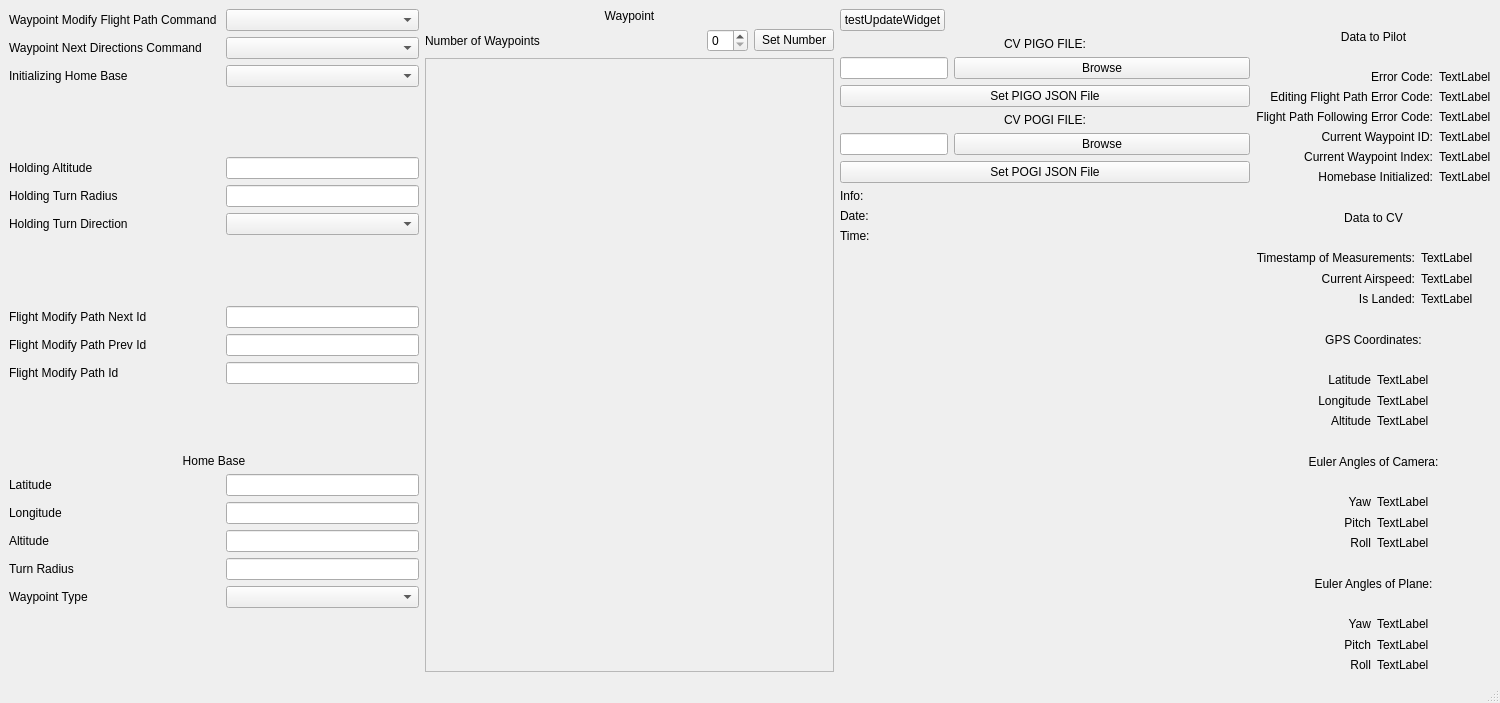
<?xml version="1.0" encoding="UTF-8"?>
<ui version="4.0">
 <class>MainWindow</class>
 <widget class="QMainWindow" name="MainWindow">
  <property name="geometry">
   <rect>
    <x>0</x>
    <y>0</y>
    <width>1500</width>
    <height>703</height>
   </rect>
  </property>
  <property name="windowTitle">
   <string>MainWindow</string>
  </property>
  <widget class="QWidget" name="centralwidget">
   <layout class="QHBoxLayout" name="horizontalLayout_4">
    <item>
     <layout class="QFormLayout" name="formLayout">
      <item row="1" column="0">
       <widget class="QLabel" name="label_3">
        <property name="text">
         <string>Waypoint Modify Flight Path Command </string>
        </property>
       </widget>
      </item>
      <item row="1" column="1">
       <widget class="QComboBox" name="waypointModifyFlightPathCommandBox">
        <item>
         <property name="text">
          <string/>
         </property>
        </item>
        <item>
         <property name="text">
          <string>0 - No Flight Path Edit</string>
         </property>
        </item>
        <item>
         <property name="text">
          <string>1 - Initialize Flight Path</string>
         </property>
        </item>
        <item>
         <property name="text">
          <string>2 - Append</string>
         </property>
        </item>
        <item>
         <property name="text">
          <string>3 - Insert</string>
         </property>
        </item>
        <item>
         <property name="text">
          <string>4 - Update</string>
         </property>
        </item>
        <item>
         <property name="text">
          <string>5 - Delete</string>
         </property>
        </item>
        <item>
         <property name="text">
          <string>6 - NUKE</string>
         </property>
        </item>
       </widget>
      </item>
      <item row="2" column="0">
       <widget class="QLabel" name="label_4">
        <property name="text">
         <string>Waypoint Next Directions Command </string>
        </property>
       </widget>
      </item>
      <item row="2" column="1">
       <widget class="QComboBox" name="waypointNextDirectionsCommandBox">
        <item>
         <property name="text">
          <string/>
         </property>
        </item>
        <item>
         <property name="text">
          <string>0 - Regular Path Following</string>
         </property>
        </item>
        <item>
         <property name="text">
          <string>1 - Toggle Holding</string>
         </property>
        </item>
       </widget>
      </item>
      <item row="3" column="0">
       <widget class="QLabel" name="label_5">
        <property name="text">
         <string>Initializing Home Base </string>
        </property>
       </widget>
      </item>
      <item row="3" column="1">
       <widget class="QComboBox" name="initializingHomeBaseBox">
        <item>
         <property name="text">
          <string/>
         </property>
        </item>
        <item>
         <property name="text">
          <string>0 - No</string>
         </property>
        </item>
        <item>
         <property name="text">
          <string>1 - Yes</string>
         </property>
        </item>
       </widget>
      </item>
      <item row="4" column="0">
       <spacer name="verticalSpacer">
        <property name="orientation">
         <enum>Qt::Vertical</enum>
        </property>
        <property name="sizeHint" stdset="0">
         <size>
          <width>20</width>
          <height>40</height>
         </size>
        </property>
       </spacer>
      </item>
      <item row="5" column="0">
       <widget class="QLabel" name="label_6">
        <property name="text">
         <string>Holding Altitude</string>
        </property>
       </widget>
      </item>
      <item row="5" column="1">
       <widget class="QLineEdit" name="holdingAltitudeEdit"/>
      </item>
      <item row="6" column="0">
       <widget class="QLabel" name="label_7">
        <property name="text">
         <string>Holding Turn Radius</string>
        </property>
       </widget>
      </item>
      <item row="6" column="1">
       <widget class="QLineEdit" name="holdingTurnRadiusEdit"/>
      </item>
      <item row="7" column="0">
       <widget class="QLabel" name="label_8">
        <property name="text">
         <string>Holding Turn Direction</string>
        </property>
       </widget>
      </item>
      <item row="7" column="1">
       <widget class="QComboBox" name="holdingTurnDirectionBox">
        <item>
         <property name="text">
          <string/>
         </property>
        </item>
        <item>
         <property name="text">
          <string>0 - Clockwise</string>
         </property>
        </item>
        <item>
         <property name="text">
          <string>1 - Counter Clockwise</string>
         </property>
        </item>
       </widget>
      </item>
      <item row="8" column="0">
       <spacer name="verticalSpacer_2">
        <property name="orientation">
         <enum>Qt::Vertical</enum>
        </property>
        <property name="sizeHint" stdset="0">
         <size>
          <width>20</width>
          <height>40</height>
         </size>
        </property>
       </spacer>
      </item>
      <item row="9" column="0">
       <widget class="QLabel" name="label_9">
        <property name="text">
         <string>Flight Modify Path Next Id</string>
        </property>
       </widget>
      </item>
      <item row="9" column="1">
       <widget class="QLineEdit" name="flightPathModifyNextIdEdit"/>
      </item>
      <item row="10" column="0">
       <widget class="QLabel" name="label_10">
        <property name="text">
         <string>Flight Modify Path Prev Id</string>
        </property>
       </widget>
      </item>
      <item row="10" column="1">
       <widget class="QLineEdit" name="flightPathModifyPrevIdEdit"/>
      </item>
      <item row="11" column="0">
       <widget class="QLabel" name="label_11">
        <property name="text">
         <string>Flight Modify Path Id</string>
        </property>
       </widget>
      </item>
      <item row="11" column="1">
       <widget class="QLineEdit" name="flightPathModifyIdEdit"/>
      </item>
      <item row="12" column="0">
       <spacer name="verticalSpacer_3">
        <property name="orientation">
         <enum>Qt::Vertical</enum>
        </property>
        <property name="sizeHint" stdset="0">
         <size>
          <width>20</width>
          <height>40</height>
         </size>
        </property>
       </spacer>
      </item>
      <item row="13" column="0" colspan="2">
       <widget class="QLabel" name="label_13">
        <property name="text">
         <string>Home Base</string>
        </property>
        <property name="alignment">
         <set>Qt::AlignCenter</set>
        </property>
       </widget>
      </item>
      <item row="14" column="0">
       <widget class="QLabel" name="label_12">
        <property name="text">
         <string>Latitude</string>
        </property>
       </widget>
      </item>
      <item row="14" column="1">
       <widget class="QLineEdit" name="homeBaseLatitudeEdit"/>
      </item>
      <item row="15" column="0">
       <widget class="QLabel" name="label_14">
        <property name="text">
         <string>Longitude</string>
        </property>
       </widget>
      </item>
      <item row="15" column="1">
       <widget class="QLineEdit" name="homeBaseLongitudeEdit"/>
      </item>
      <item row="16" column="0">
       <widget class="QLabel" name="label_15">
        <property name="text">
         <string>Altitude</string>
        </property>
       </widget>
      </item>
      <item row="16" column="1">
       <widget class="QLineEdit" name="homeBaseAltitudeEdit"/>
      </item>
      <item row="17" column="0">
       <widget class="QLabel" name="label_16">
        <property name="text">
         <string>Turn Radius</string>
        </property>
       </widget>
      </item>
      <item row="17" column="1">
       <widget class="QLineEdit" name="homeBaseTurnRadiusdit"/>
      </item>
      <item row="18" column="0">
       <widget class="QLabel" name="label_17">
        <property name="text">
         <string>Waypoint Type</string>
        </property>
       </widget>
      </item>
      <item row="18" column="1">
       <widget class="QComboBox" name="homeBaseWaypointTypeBox">
        <item>
         <property name="text">
          <string/>
         </property>
        </item>
        <item>
         <property name="text">
          <string>0 - Path Follow</string>
         </property>
        </item>
        <item>
         <property name="text">
          <string>1 - Orbit</string>
         </property>
        </item>
        <item>
         <property name="text">
          <string>2 - Hold</string>
         </property>
        </item>
       </widget>
      </item>
      <item row="19" column="0">
       <spacer name="verticalSpacer_4">
        <property name="orientation">
         <enum>Qt::Vertical</enum>
        </property>
        <property name="sizeHint" stdset="0">
         <size>
          <width>20</width>
          <height>40</height>
         </size>
        </property>
       </spacer>
      </item>
     </layout>
    </item>
    <item>
     <layout class="QVBoxLayout" name="verticalLayout_2">
      <item>
       <widget class="QLabel" name="label">
        <property name="text">
         <string>Waypoint</string>
        </property>
        <property name="alignment">
         <set>Qt::AlignCenter</set>
        </property>
       </widget>
      </item>
      <item>
       <layout class="QHBoxLayout" name="horizontalLayout_5">
        <item>
         <widget class="QLabel" name="label_2">
          <property name="text">
           <string>Number of Waypoints</string>
          </property>
         </widget>
        </item>
        <item>
         <spacer name="horizontalSpacer">
          <property name="orientation">
           <enum>Qt::Horizontal</enum>
          </property>
          <property name="sizeHint" stdset="0">
           <size>
            <width>40</width>
            <height>20</height>
           </size>
          </property>
         </spacer>
        </item>
        <item>
         <widget class="QSpinBox" name="setWaypointNumberEdit"/>
        </item>
        <item>
         <widget class="QPushButton" name="setWaypointNumberButton">
          <property name="text">
           <string>Set Number</string>
          </property>
         </widget>
        </item>
       </layout>
      </item>
      <item>
       <widget class="QScrollArea" name="waypointScrollArea">
        <property name="widgetResizable">
         <bool>true</bool>
        </property>
        <widget class="QWidget" name="waypointScrollAreaWidgetContents">
         <property name="geometry">
          <rect>
           <x>0</x>
           <y>0</y>
           <width>407</width>
           <height>584</height>
          </rect>
         </property>
        </widget>
       </widget>
      </item>
     </layout>
    </item>
    <item>
     <layout class="QFormLayout" name="formLayout_2">
      <item row="0" column="0">
       <widget class="QPushButton" name="testUpdateWidget">
        <property name="text">
         <string>testUpdateWidget</string>
        </property>
       </widget>
      </item>
      <item row="1" column="0" colspan="2">
       <widget class="QLabel" name="label_18">
        <property name="text">
         <string>CV PIGO FILE:</string>
        </property>
        <property name="alignment">
         <set>Qt::AlignCenter</set>
        </property>
       </widget>
      </item>
      <item row="2" column="0">
       <widget class="QLineEdit" name="pigoFileNameEdit"/>
      </item>
      <item row="2" column="1">
       <widget class="QPushButton" name="pigoBrowseButton">
        <property name="text">
         <string>Browse</string>
        </property>
       </widget>
      </item>
      <item row="3" column="0" colspan="2">
       <widget class="QPushButton" name="readingButton">
        <property name="text">
         <string>Set PIGO JSON File</string>
        </property>
       </widget>
      </item>
      <item row="4" column="0" colspan="2">
       <widget class="QLabel" name="label_19">
        <property name="text">
         <string>CV POGI FILE:</string>
        </property>
        <property name="alignment">
         <set>Qt::AlignCenter</set>
        </property>
       </widget>
      </item>
      <item row="5" column="0">
       <widget class="QLineEdit" name="pogiFileNameEdit"/>
      </item>
      <item row="5" column="1">
       <widget class="QPushButton" name="pogiBrowseButton">
        <property name="text">
         <string>Browse</string>
        </property>
       </widget>
      </item>
      <item row="6" column="0" colspan="2">
       <widget class="QPushButton" name="pushButton_2">
        <property name="text">
         <string>Set POGI JSON File</string>
        </property>
       </widget>
      </item>
      <item row="8" column="0">
       <widget class="QLabel" name="Info">
        <property name="font">
         <font>
          <pointsize>9</pointsize>
         </font>
        </property>
        <property name="text">
         <string>Info: </string>
        </property>
       </widget>
      </item>
      <item row="9" column="0">
       <widget class="QLabel" name="Date">
        <property name="font">
         <font>
          <pointsize>9</pointsize>
         </font>
        </property>
        <property name="text">
         <string>Date: </string>
        </property>
       </widget>
      </item>
      <item row="10" column="0">
       <widget class="QLabel" name="Time">
        <property name="font">
         <font>
          <pointsize>9</pointsize>
         </font>
        </property>
        <property name="text">
         <string>Time: </string>
        </property>
       </widget>
      </item>
      <item row="8" column="1">
       <widget class="QLabel" name="InfoText">
        <property name="font">
         <font>
          <pointsize>9</pointsize>
         </font>
        </property>
        <property name="text">
         <string/>
        </property>
       </widget>
      </item>
      <item row="9" column="1">
       <widget class="QLabel" name="DateText">
        <property name="text">
         <string/>
        </property>
       </widget>
      </item>
      <item row="10" column="1">
       <widget class="QLabel" name="TimeText">
        <property name="text">
         <string/>
        </property>
       </widget>
      </item>
     </layout>
    </item>
    <item>
     <layout class="QVBoxLayout" name="verticalLayout">
      <item>
       <widget class="QLabel" name="dataToPilot">
        <property name="text">
         <string>Data to Pilot</string>
        </property>
        <property name="alignment">
         <set>Qt::AlignCenter</set>
        </property>
       </widget>
      </item>
      <item>
       <layout class="QGridLayout" name="grid_dataToPilot">
        <item row="1" column="0">
         <widget class="QLabel" name="label_editingFlightPathErrorCode">
          <property name="text">
           <string>Editing Flight Path Error Code:</string>
          </property>
          <property name="alignment">
           <set>Qt::AlignRight|Qt::AlignTrailing|Qt::AlignVCenter</set>
          </property>
         </widget>
        </item>
        <item row="5" column="0">
         <widget class="QLabel" name="label_homebaseInitialized">
          <property name="text">
           <string>Homebase Initialized:</string>
          </property>
          <property name="alignment">
           <set>Qt::AlignRight|Qt::AlignTrailing|Qt::AlignVCenter</set>
          </property>
         </widget>
        </item>
        <item row="0" column="0">
         <widget class="QLabel" name="label_errorCode">
          <property name="text">
           <string>Error Code:</string>
          </property>
          <property name="alignment">
           <set>Qt::AlignRight|Qt::AlignTrailing|Qt::AlignVCenter</set>
          </property>
         </widget>
        </item>
        <item row="4" column="0">
         <widget class="QLabel" name="label_currentWaypointIndex">
          <property name="text">
           <string>Current Waypoint Index:</string>
          </property>
          <property name="alignment">
           <set>Qt::AlignRight|Qt::AlignTrailing|Qt::AlignVCenter</set>
          </property>
         </widget>
        </item>
        <item row="2" column="0">
         <widget class="QLabel" name="label_flightPathFollowingErrorCode">
          <property name="text">
           <string>Flight Path Following Error Code:</string>
          </property>
          <property name="alignment">
           <set>Qt::AlignRight|Qt::AlignTrailing|Qt::AlignVCenter</set>
          </property>
         </widget>
        </item>
        <item row="3" column="0">
         <widget class="QLabel" name="label_currentWaypointID">
          <property name="text">
           <string>Current Waypoint ID:</string>
          </property>
          <property name="alignment">
           <set>Qt::AlignRight|Qt::AlignTrailing|Qt::AlignVCenter</set>
          </property>
         </widget>
        </item>
        <item row="0" column="1">
         <widget class="QLabel" name="data_errorCode">
          <property name="text">
           <string>TextLabel</string>
          </property>
         </widget>
        </item>
        <item row="1" column="1">
         <widget class="QLabel" name="data_editingFlightPathErrorCode">
          <property name="text">
           <string>TextLabel</string>
          </property>
         </widget>
        </item>
        <item row="2" column="1">
         <widget class="QLabel" name="data_flightPathFollowingErrorCode">
          <property name="text">
           <string>TextLabel</string>
          </property>
         </widget>
        </item>
        <item row="3" column="1">
         <widget class="QLabel" name="data_currentWaypointID">
          <property name="text">
           <string>TextLabel</string>
          </property>
         </widget>
        </item>
        <item row="4" column="1">
         <widget class="QLabel" name="data_currentWaypointIndex">
          <property name="text">
           <string>TextLabel</string>
          </property>
         </widget>
        </item>
        <item row="5" column="1">
         <widget class="QLabel" name="data_homebaseInitialized">
          <property name="text">
           <string>TextLabel</string>
          </property>
         </widget>
        </item>
       </layout>
      </item>
      <item>
       <widget class="QLabel" name="dataToCV">
        <property name="text">
         <string>Data to CV</string>
        </property>
        <property name="alignment">
         <set>Qt::AlignCenter</set>
        </property>
       </widget>
      </item>
      <item>
       <layout class="QGridLayout" name="grid_dataToCV">
        <item row="0" column="0">
         <widget class="QLabel" name="label_timestampOfMeasurements">
          <property name="text">
           <string>Timestamp of Measurements:</string>
          </property>
          <property name="alignment">
           <set>Qt::AlignRight|Qt::AlignTrailing|Qt::AlignVCenter</set>
          </property>
         </widget>
        </item>
        <item row="2" column="0">
         <widget class="QLabel" name="label_isLanded">
          <property name="text">
           <string>Is Landed:</string>
          </property>
          <property name="alignment">
           <set>Qt::AlignRight|Qt::AlignTrailing|Qt::AlignVCenter</set>
          </property>
         </widget>
        </item>
        <item row="1" column="0">
         <widget class="QLabel" name="label_currentAirspeed">
          <property name="text">
           <string>Current Airspeed:</string>
          </property>
          <property name="alignment">
           <set>Qt::AlignRight|Qt::AlignTrailing|Qt::AlignVCenter</set>
          </property>
         </widget>
        </item>
        <item row="0" column="1">
         <widget class="QLabel" name="data_timestampOfMeasurements">
          <property name="text">
           <string>TextLabel</string>
          </property>
         </widget>
        </item>
        <item row="1" column="1">
         <widget class="QLabel" name="data_currentAirspeed">
          <property name="text">
           <string>TextLabel</string>
          </property>
         </widget>
        </item>
        <item row="2" column="1">
         <widget class="QLabel" name="data_isLanded">
          <property name="text">
           <string>TextLabel</string>
          </property>
         </widget>
        </item>
       </layout>
      </item>
      <item>
       <widget class="QLabel" name="label_gpsCoordinates">
        <property name="text">
         <string>GPS Coordinates:</string>
        </property>
        <property name="alignment">
         <set>Qt::AlignCenter</set>
        </property>
       </widget>
      </item>
      <item>
       <layout class="QGridLayout" name="grid_gpsCoordinates">
        <item row="2" column="0">
         <widget class="QLabel" name="label_longitude">
          <property name="text">
           <string>Longitude</string>
          </property>
          <property name="alignment">
           <set>Qt::AlignRight|Qt::AlignTrailing|Qt::AlignVCenter</set>
          </property>
         </widget>
        </item>
        <item row="3" column="0">
         <widget class="QLabel" name="label_altitude">
          <property name="text">
           <string>Altitude</string>
          </property>
          <property name="alignment">
           <set>Qt::AlignRight|Qt::AlignTrailing|Qt::AlignVCenter</set>
          </property>
         </widget>
        </item>
        <item row="1" column="0">
         <widget class="QLabel" name="label_latitude">
          <property name="text">
           <string>Latitude</string>
          </property>
          <property name="alignment">
           <set>Qt::AlignRight|Qt::AlignTrailing|Qt::AlignVCenter</set>
          </property>
         </widget>
        </item>
        <item row="1" column="1">
         <widget class="QLabel" name="data_latitude">
          <property name="text">
           <string>TextLabel</string>
          </property>
         </widget>
        </item>
        <item row="2" column="1">
         <widget class="QLabel" name="data_longitude">
          <property name="text">
           <string>TextLabel</string>
          </property>
         </widget>
        </item>
        <item row="3" column="1">
         <widget class="QLabel" name="data_altitude">
          <property name="text">
           <string>TextLabel</string>
          </property>
         </widget>
        </item>
       </layout>
      </item>
      <item>
       <widget class="QLabel" name="label_eulerAnglesOfCamera">
        <property name="text">
         <string>Euler Angles of Camera:</string>
        </property>
        <property name="alignment">
         <set>Qt::AlignCenter</set>
        </property>
       </widget>
      </item>
      <item>
       <layout class="QGridLayout" name="grid_eulerAnglesOfCamera">
        <item row="2" column="0">
         <widget class="QLabel" name="label_cameraPitch">
          <property name="text">
           <string>Pitch</string>
          </property>
          <property name="alignment">
           <set>Qt::AlignRight|Qt::AlignTrailing|Qt::AlignVCenter</set>
          </property>
         </widget>
        </item>
        <item row="3" column="0">
         <widget class="QLabel" name="label_cameraRoll">
          <property name="text">
           <string>Roll</string>
          </property>
          <property name="alignment">
           <set>Qt::AlignRight|Qt::AlignTrailing|Qt::AlignVCenter</set>
          </property>
         </widget>
        </item>
        <item row="1" column="0">
         <widget class="QLabel" name="label_cameraYaw">
          <property name="text">
           <string>Yaw</string>
          </property>
          <property name="alignment">
           <set>Qt::AlignRight|Qt::AlignTrailing|Qt::AlignVCenter</set>
          </property>
         </widget>
        </item>
        <item row="1" column="1">
         <widget class="QLabel" name="data_cameraYaw">
          <property name="text">
           <string>TextLabel</string>
          </property>
         </widget>
        </item>
        <item row="2" column="1">
         <widget class="QLabel" name="data_cameraPitch">
          <property name="text">
           <string>TextLabel</string>
          </property>
         </widget>
        </item>
        <item row="3" column="1">
         <widget class="QLabel" name="data_cameraRoll">
          <property name="text">
           <string>TextLabel</string>
          </property>
         </widget>
        </item>
       </layout>
      </item>
      <item>
       <widget class="QLabel" name="label_eulerAnglesOfPlane">
        <property name="text">
         <string>Euler Angles of Plane:</string>
        </property>
        <property name="alignment">
         <set>Qt::AlignCenter</set>
        </property>
       </widget>
      </item>
      <item>
       <layout class="QGridLayout" name="grid_eulerAnglesOfPlane">
        <item row="2" column="0">
         <widget class="QLabel" name="label_planePitch">
          <property name="text">
           <string>Pitch</string>
          </property>
          <property name="alignment">
           <set>Qt::AlignRight|Qt::AlignTrailing|Qt::AlignVCenter</set>
          </property>
         </widget>
        </item>
        <item row="1" column="0">
         <widget class="QLabel" name="label_planeYaw">
          <property name="text">
           <string>Yaw</string>
          </property>
          <property name="alignment">
           <set>Qt::AlignRight|Qt::AlignTrailing|Qt::AlignVCenter</set>
          </property>
         </widget>
        </item>
        <item row="3" column="0">
         <widget class="QLabel" name="label_planeRoll">
          <property name="text">
           <string>Roll</string>
          </property>
          <property name="alignment">
           <set>Qt::AlignRight|Qt::AlignTrailing|Qt::AlignVCenter</set>
          </property>
         </widget>
        </item>
        <item row="1" column="1">
         <widget class="QLabel" name="data_planeYaw">
          <property name="text">
           <string>TextLabel</string>
          </property>
         </widget>
        </item>
        <item row="2" column="1">
         <widget class="QLabel" name="data_planePitch">
          <property name="text">
           <string>TextLabel</string>
          </property>
         </widget>
        </item>
        <item row="3" column="1">
         <widget class="QLabel" name="data_planeRoll">
          <property name="text">
           <string>TextLabel</string>
          </property>
         </widget>
        </item>
       </layout>
      </item>
     </layout>
    </item>
   </layout>
  </widget>
  <widget class="QMenuBar" name="menubar">
   <property name="geometry">
    <rect>
     <x>0</x>
     <y>0</y>
     <width>1500</width>
     <height>22</height>
    </rect>
   </property>
  </widget>
  <widget class="QStatusBar" name="statusbar"/>
 </widget>
 <resources/>
 <connections/>
</ui>
